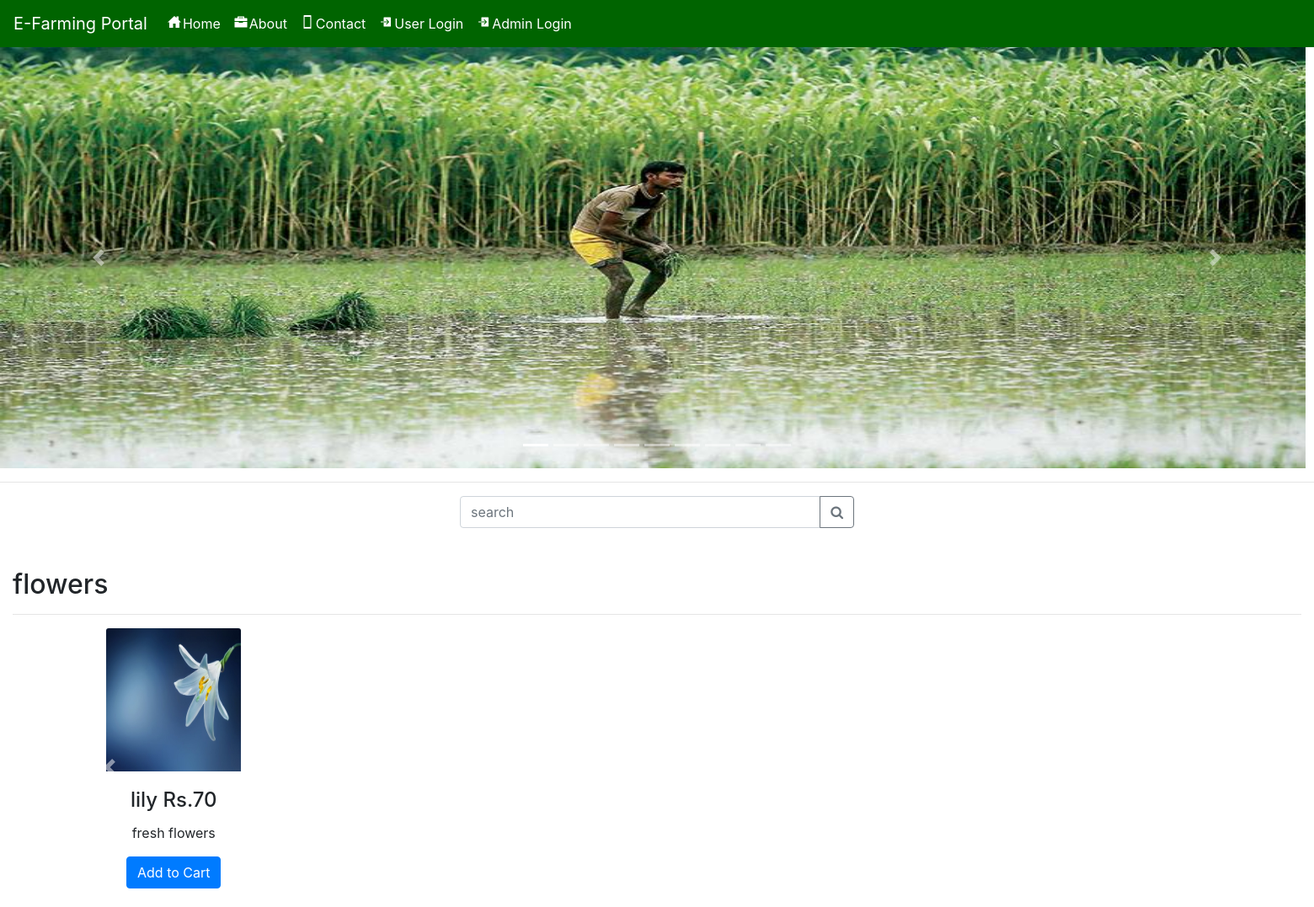
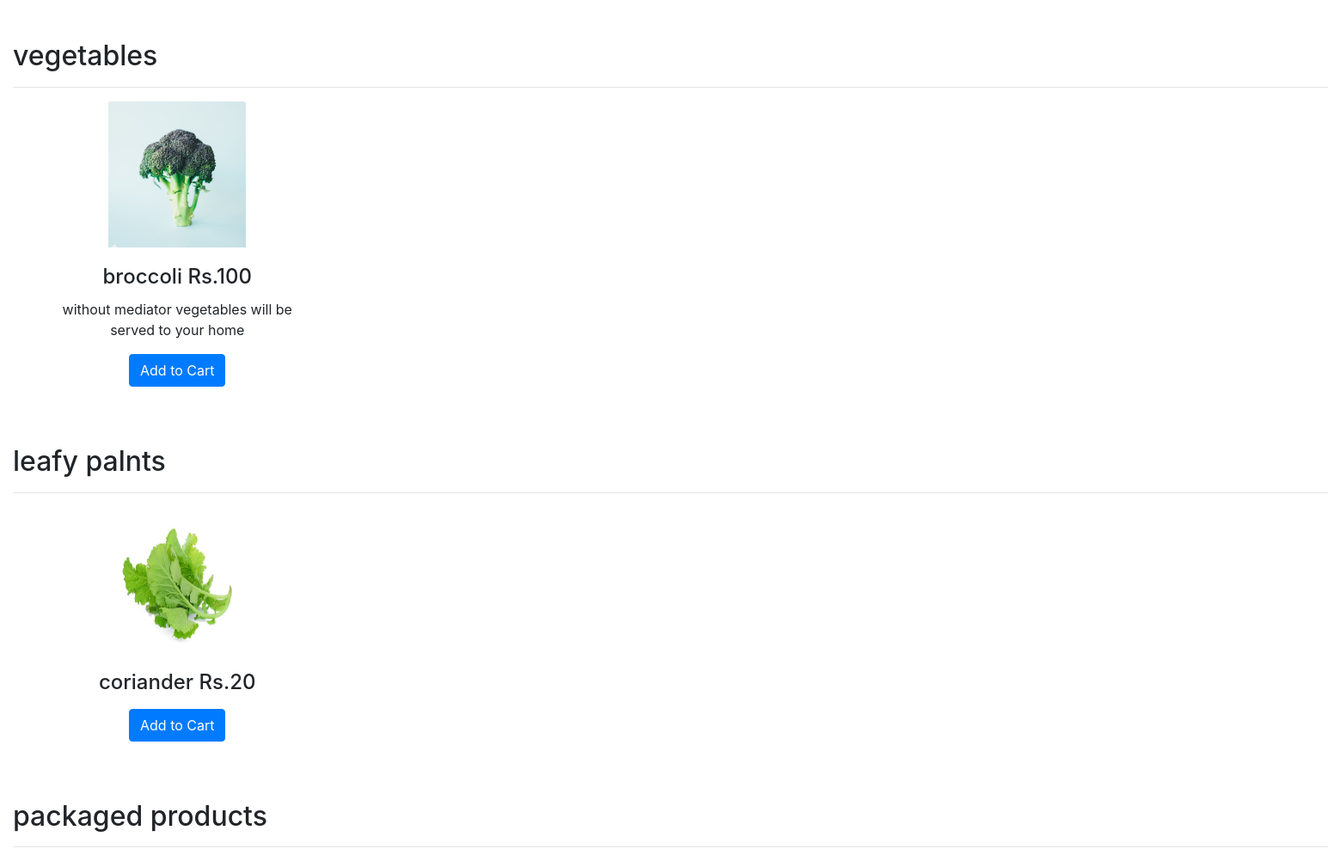
The page / on the database its author committed (2 pictures, top to bottom).
### farmerapp/models.py (models this page shows, shortened)
class Category(models.Model):
    name = models.CharField(max_length=30, null=True)

class Product(models.Model):
    user = models.ForeignKey(User, on_delete=models.CASCADE, null=True)
    category = models.ForeignKey(Category, on_delete=models.CASCADE, null=True)
    image = models.FileField(null=True)
    name = models.CharField(max_length=30, null=True)
    price = models.IntegerField(null=True)
    desc = models.TextField(null=True)

### farmerapp/views.py (the view)
# urls.py: path('',Home,name="home"),
def Home(request):
    search = request.GET.get('search',0)
    search_pro = Product.objects.filter(Q(name__icontains = search) | Q(category__name__icontains = search))
    cat = ""
    pro = ""
    cat = ""
    num = 0
    num1 = 0
    cat = Category.objects.all()
    pro = Product.objects.all()
    num = []
    num1 = 0
    product = None
    try:
        user = User.objects.get(id=request.user.id)
        profile = Profile.objects.get(user=user)
        cart = Cart.objects.filter(profile=profile)
        product = recommended_product(request)
        for i in cart:
            num1 += 1
    except:
        pass
    a = 1
    li = []
    for j in pro:
        b = 1
        for i in cat:
            if i.name == j.category.name:
                if not j.category.name in li:
                    li.append(j.category.name)
                    if b == 1:
                        num.append(a)
                        b = 2
        a += 1
    d = {'pro': pro, 'cat': cat,'num':num,'num1':num1, 'product':product, 'search_pro':search_pro}
    return render(request, 'all_product.html', d)

### farmerapp/templates/all_product.html (shortened to what this page needs)
{% extends 'carousel.html' %}
{% block b %}
{% load static %}
<link rel="stylesheet" href="https://maxcdn.bootstrapcdn.com/bootstrap/4.0.0/css/bootstrap.min.css">
    <link rel="stylesheet" href="{% static 'css/style.css' %}">
<hr>
	<center><form class="" action="" method="get">
	<div class="input-group mb-3" style="width:30%">
  		<input type="text" class="form-control" placeholder="search" name="search" aria-describedby="basic-addon2" value="{{request.GET.search}}">
	  <div class="input-group-append">
		  <button class="btn btn-outline-secondary" type="submit"><i class="fa fa-search"></i></button>
	  </div>
	</div>
</form></center>
{% if not search_pro %}
{% for i in cat %}
 <div class="container-fluid">
	 <h2>{{i.name}}</h2><hr>
   	<div id="{{i.id}}" class="carousel slide" data-ride="carousel">
   		<div class="carousel-inner row w-100 mx-auto">
			{% for j in pro %}
			{% if i.name == j.category.name %}
			{% if forloop.counter in num %}
				<div class="carousel-item col-md-3 active"><div class="card">
					<center>
						<a href="/product_detail/{{j.id}}">
							<img class="card-img-top img-fluid" align="center" src="{{j.image.url}}" style="width:160px;height:170px;float:center" alt="card-img">
						</a>
					</center>
   						<div class="card-body">
   						<h4 class="card-title">{{j.name}} Rs.{{j.price}}</h4>
   						<p class="card-text">{{j.desc}}</p>
							<form align="center" action="{% url 'add_cart' j.id %}" method="post">
							<button type="submit" class="btn btn-primary">Add to Cart</button>
</form>
   					</div>
   				</div>
   			</div>
			{% endif %}
	 		{% endif %}
			{% endfor %}
			<a class="carousel-control-prev" href="#{{i.id}}" role="button" data-slide="prev">
				<span class="carousel-control-prev-icon" aria-hidden="true"></span>
			</a>
  			    <a class="carousel-control-next" href="#{{i.id}}" role="button" data-slide="next">
					<span class="carousel-control-next-icon" aria-hidden="true"></span>
					<span class="sr-only">Next</span></a>
		</div>
	</div>
 </div>
{% endfor %}
{% endif %}
{% endblock %}

### farmerapp/static/css/style.css (style rules this page uses)
.card { border: none }
@media (min-width: 768px) { .carousel-inner .active, .carousel-inner .active + .carousel-item, .carousel-inner .active + .carousel-item + .carousel-item, .carousel-inner .active + .carousel-item + .carousel-item + .carousel-item { display: block; text-align: center; } }
.carousel-inner .carousel-item.active:not(.carousel-item-right):not(.carousel-item-left), .carousel-inner .carousel-item.active:not(.carousel-item-right):not(.carousel-item-left) + .carousel-item, .carousel-inner .carousel-item.active:not(.carousel-item-right):not(.carousel-item-left) + .carousel-item + .carousel-item, .carousel-inner .carousel-item.active:not(.carousel-item-right):not(.carousel-item-left) + .carousel-item + .carousel-item + .carousel-item { transition: none; }

### farmerapp/templates/navigation.html (style rules this page uses)
* { box-sizing: border-box; }
.carousel-inner img { width: 100%; height: 100%; }

### rows shown on the page
Category: name "flowers"
Product: image (picture), name "lily", price "70", desc "fresh flowers"
Category: name "vegetables"
Product: image (picture), name "broccoli", price "100", desc "without mediator vegetables will be served to your home"
Category: name "leafy palnts"
Product: image (picture), name "coriander", price "20"
Category: name "packaged products"
